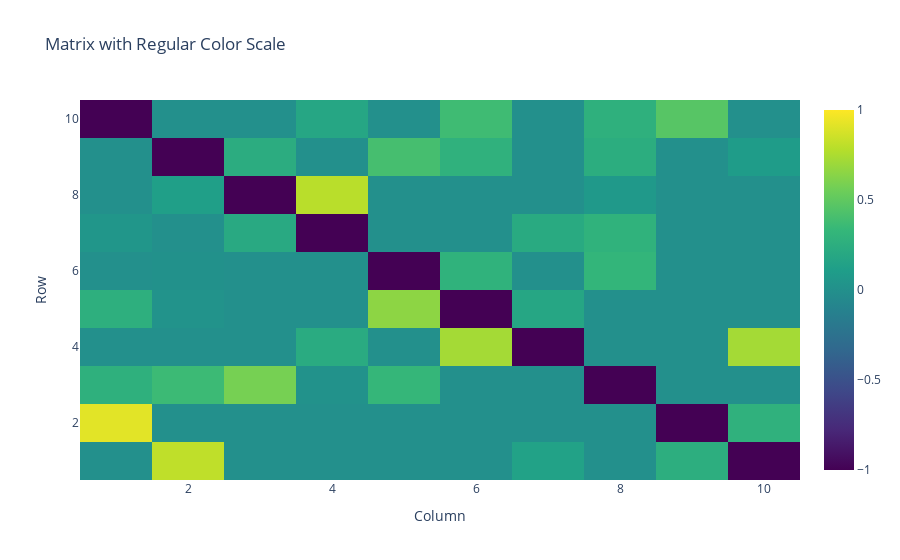

The notebook cell this image was saved under:
### Code cell
#parameters
S=10
C=0.5
sigma= 0.5
Pc=0
Pm=1
Pe=0
s= 1

matrix_para = {'S':S, 'C':C, 'sigma':sigma, 'Pm':Pm, 'Pc':Pc, 'Pe':Pe,'s':s}
matrix_para

A=local_matrix_A(matrix_para)
plot_matrix(A)

### Figure 1 — Plotly figure (JSON) as saved in the notebook; plotly's stock layout.template omitted (floating-point values rounded to 4 significant figures)
{"data": [{"colorscale": [[0, "#440154"], [0.1111, "#482878"], [0.2222, "#3e4989"], [0.3333, "#31688e"], [0.4444, "#26828e"], [0.5556, "#1f9e89"], [0.6667, "#35b779"], [0.7778, "#6ece58"], [0.8889, "#b5de2b"], [1, "#fde725"]], "type": "heatmap", "x": [1, 2, 3, 4, 5, 6, 7, 8, 9, 10], "y": [10, 9, 8, 7, 6, 5, 4, 3, 2, 1], "z": [[-1, 0, 0, 0.1789, 0, 0.3705, 0, 0.2713, 0.4655, 0], [0, -1, 0.2388, 0, 0.4009, 0.2837, 0, 0.2473, 0, 0.09825], [0, 0.1224, -1, 0.7889, 0, 0, 0, 0.07218, 0, 0], [0.04761, 0, 0.2082, -1, 0, 0, 0.2168, 0.2851, 0, 0], [0, 0.005631, 0, 0, -1, 0.2873, 0, 0.3161, 0, 0], [0.2635, 0.02643, 0, 0, 0.6531, -1, 0.1789, 0, 0, 0], [0, 0, 0, 0.2257, 0, 0.7247, -1, 0, 0, 0.7253], [0.2752, 0.36, 0.5815, 0.01857, 0.3288, 0, 0, -1, 0, 0], [0.9177, 0, 0, 0, 0, 0, 0, 0, -1, 0.2799], [0, 0.8079, 0, 0, 0, 0, 0.1427, 0, 0.2504, -1]], "zmid": 0}], "layout": {"title": {"text": "Matrix with Regular Color Scale"}, "xaxis": {"title": {"text": "Column"}}, "yaxis": {"title": {"text": "Row"}}}}
